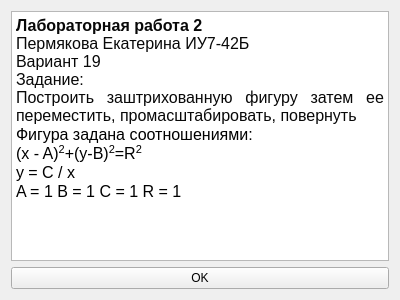
<?xml version="1.0" encoding="UTF-8"?>
<ui version="4.0">
 <class>Form</class>
 <widget class="QWidget" name="Form">
  <property name="geometry">
   <rect>
    <x>0</x>
    <y>0</y>
    <width>400</width>
    <height>300</height>
   </rect>
  </property>
  <property name="windowTitle">
   <string>Form</string>
  </property>
  <layout class="QVBoxLayout" name="verticalLayout">
   <item>
    <widget class="QTextEdit" name="textEdit">
     <property name="html">
      <string>&lt;!DOCTYPE HTML PUBLIC &quot;-//W3C//DTD HTML 4.0//EN&quot; &quot;http://www.w3.org/TR/REC-html40/strict.dtd&quot;&gt;
&lt;html&gt;&lt;head&gt;&lt;meta name=&quot;qrichtext&quot; content=&quot;1&quot; /&gt;&lt;style type=&quot;text/css&quot;&gt;
p, li { white-space: pre-wrap; }
&lt;/style&gt;&lt;/head&gt;&lt;body style=&quot; font-family:'MS Shell Dlg 2'; font-size:7.875pt; font-weight:400; font-style:normal;&quot;&gt;
&lt;p align=&quot;justify&quot; style=&quot; margin-top:0px; margin-bottom:0px; margin-left:0px; margin-right:0px; -qt-block-indent:0; text-indent:0px; background-color:#ffffff;&quot;&gt;&lt;span style=&quot; font-family:'JetBrains Mono','monospace'; font-size:12pt; font-weight:600; color:#080808; background-color:#ffffff;&quot;&gt;Лабораторная работа 2&lt;/span&gt;&lt;span style=&quot; font-family:'JetBrains Mono','monospace'; font-size:12pt; color:#080808;&quot;&gt;&lt;br /&gt;Пермякова Екатерина ИУ7-42Б&lt;br /&gt;Вариант 19&lt;br /&gt;Задание:&lt;br /&gt;&lt;/span&gt;&lt;span style=&quot; font-family:'JetBrains Mono','monospace'; font-size:12pt; color:#080808; background-color:#ffffff;&quot;&gt;Построить заштрихованную фигуру затем ее переместить, промасштабировать, повернуть&lt;/span&gt;&lt;/p&gt;
&lt;p align=&quot;justify&quot; style=&quot; margin-top:0px; margin-bottom:0px; margin-left:0px; margin-right:0px; -qt-block-indent:0; text-indent:0px; background-color:#ffffff;&quot;&gt;&lt;span style=&quot; font-size:12pt;&quot;&gt;Фигура задана соотношениями:&lt;/span&gt;&lt;/p&gt;
&lt;p style=&quot; margin-top:0px; margin-bottom:0px; margin-left:0px; margin-right:0px; -qt-block-indent:0; text-indent:0px;&quot;&gt;&lt;span style=&quot; font-size:12pt;&quot;&gt;(x - A)&lt;/span&gt;&lt;span style=&quot; font-size:12pt; vertical-align:super;&quot;&gt;2&lt;/span&gt;&lt;span style=&quot; font-size:12pt;&quot;&gt;+(y-B)&lt;/span&gt;&lt;span style=&quot; font-size:12pt; vertical-align:super;&quot;&gt;2&lt;/span&gt;&lt;span style=&quot; font-size:12pt;&quot;&gt;=R&lt;/span&gt;&lt;span style=&quot; font-size:12pt; vertical-align:super;&quot;&gt;2&lt;/span&gt;&lt;span style=&quot; font-size:12pt;&quot;&gt; &lt;/span&gt;&lt;/p&gt;
&lt;p style=&quot; margin-top:0px; margin-bottom:0px; margin-left:0px; margin-right:0px; -qt-block-indent:0; text-indent:0px;&quot;&gt;&lt;span style=&quot; font-size:12pt;&quot;&gt;y = C / x&lt;/span&gt;&lt;/p&gt;
&lt;p style=&quot; margin-top:0px; margin-bottom:0px; margin-left:0px; margin-right:0px; -qt-block-indent:0; text-indent:0px;&quot;&gt;&lt;span style=&quot; font-size:12pt;&quot;&gt;A = 1 B = 1 C = 1 R = 1&lt;/span&gt;&lt;/p&gt;&lt;/body&gt;&lt;/html&gt;</string>
     </property>
    </widget>
   </item>
   <item>
    <widget class="QPushButton" name="ok_pbtn">
     <property name="text">
      <string>OK</string>
     </property>
    </widget>
   </item>
  </layout>
 </widget>
 <resources/>
 <connections/>
</ui>
